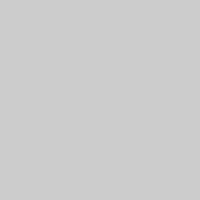
Frame 1 (no input)
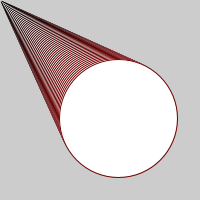
Frame 60 (the mouse pressed at the canvas centre just before this capture)
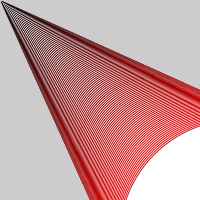
Frame 120 (the mouse held since frame 60 and released just before this capture)

The Processing sketch that drew these frames (run headless with seeded random() and noise(); from frame 60 on, the mouse is pressed at the canvas centre):

// Processing sketch: processing_166363
// ── processing_166363.pde

float a=0;
float b=0;

void setup(){
  size(200,200);
}

void draw(){
  
 ellipse(a,a,b,b);
 stroke(b,0,0);
 a+=2;
 b+=2;
  
  
}
